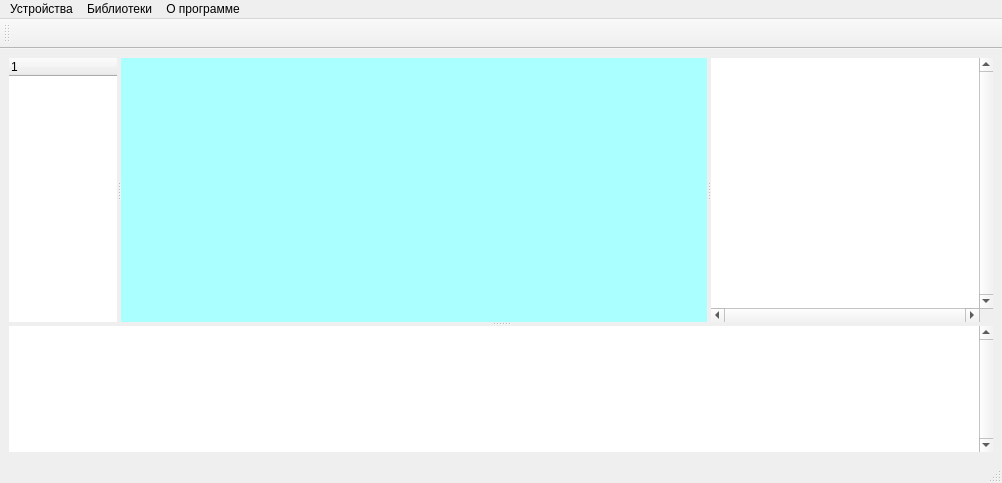
<?xml version="1.0" encoding="UTF-8"?>
<ui version="4.0">
 <class>MainWindow</class>
 <widget class="QMainWindow" name="MainWindow">
  <property name="geometry">
   <rect>
    <x>0</x>
    <y>0</y>
    <width>1002</width>
    <height>483</height>
   </rect>
  </property>
  <property name="windowTitle">
   <string>MainWindow</string>
  </property>
  <widget class="QWidget" name="centralwidget">
   <layout class="QGridLayout" name="gridLayout">
    <item row="1" column="0">
     <widget class="QSplitter" name="splitter_2">
      <property name="orientation">
       <enum>Qt::Vertical</enum>
      </property>
      <widget class="QSplitter" name="splitter">
       <property name="orientation">
        <enum>Qt::Horizontal</enum>
       </property>
       <property name="opaqueResize">
        <bool>false</bool>
       </property>
       <property name="childrenCollapsible">
        <bool>false</bool>
       </property>
       <widget class="QTreeWidget" name="treeWidget">
        <property name="minimumSize">
         <size>
          <width>100</width>
          <height>100</height>
         </size>
        </property>
        <property name="frameShape">
         <enum>QFrame::NoFrame</enum>
        </property>
        <property name="lineWidth">
         <number>0</number>
        </property>
        <property name="sizeAdjustPolicy">
         <enum>QAbstractScrollArea::AdjustToContents</enum>
        </property>
        <property name="textElideMode">
         <enum>Qt::ElideRight</enum>
        </property>
        <attribute name="headerCascadingSectionResizes">
         <bool>true</bool>
        </attribute>
        <column>
         <property name="text">
          <string notr="true">1</string>
         </property>
        </column>
       </widget>
       <widget class="QMdiArea" name="mdiArea">
        <property name="autoFillBackground">
         <bool>false</bool>
        </property>
        <property name="styleSheet">
         <string notr="true"/>
        </property>
        <property name="frameShape">
         <enum>QFrame::NoFrame</enum>
        </property>
        <property name="frameShadow">
         <enum>QFrame::Plain</enum>
        </property>
        <property name="verticalScrollBarPolicy">
         <enum>Qt::ScrollBarAsNeeded</enum>
        </property>
        <property name="horizontalScrollBarPolicy">
         <enum>Qt::ScrollBarAsNeeded</enum>
        </property>
        <property name="background">
         <brush brushstyle="SolidPattern">
          <color alpha="255">
           <red>170</red>
           <green>255</green>
           <blue>255</blue>
          </color>
         </brush>
        </property>
        <property name="viewMode">
         <enum>QMdiArea::SubWindowView</enum>
        </property>
        <property name="documentMode">
         <bool>true</bool>
        </property>
        <property name="tabShape">
         <enum>QTabWidget::Rounded</enum>
        </property>
       </widget>
       <widget class="QListWidget" name="listInfo">
        <property name="frameShape">
         <enum>QFrame::NoFrame</enum>
        </property>
        <property name="verticalScrollBarPolicy">
         <enum>Qt::ScrollBarAlwaysOn</enum>
        </property>
        <property name="horizontalScrollBarPolicy">
         <enum>Qt::ScrollBarAlwaysOn</enum>
        </property>
       </widget>
      </widget>
      <widget class="QTextBrowser" name="textBrowser">
       <property name="frameShape">
        <enum>QFrame::NoFrame</enum>
       </property>
       <property name="frameShadow">
        <enum>QFrame::Plain</enum>
       </property>
       <property name="midLineWidth">
        <number>0</number>
       </property>
       <property name="verticalScrollBarPolicy">
        <enum>Qt::ScrollBarAlwaysOn</enum>
       </property>
       <property name="horizontalScrollBarPolicy">
        <enum>Qt::ScrollBarAsNeeded</enum>
       </property>
      </widget>
     </widget>
    </item>
   </layout>
  </widget>
  <widget class="QMenuBar" name="menubar">
   <property name="geometry">
    <rect>
     <x>0</x>
     <y>0</y>
     <width>1002</width>
     <height>20</height>
    </rect>
   </property>
   <widget class="QMenu" name="libs">
    <property name="mouseTracking">
     <bool>true</bool>
    </property>
    <property name="title">
     <string>Библиотеки</string>
    </property>
    <addaction name="add"/>
    <addaction name="view"/>
   </widget>
   <widget class="QMenu" name="about">
    <property name="title">
     <string>О программе</string>
    </property>
   </widget>
   <widget class="QMenu" name="devices">
    <property name="title">
     <string>Устройства</string>
    </property>
    <addaction name="searh"/>
    <addaction name="saved"/>
   </widget>
   <addaction name="devices"/>
   <addaction name="libs"/>
   <addaction name="about"/>
  </widget>
  <widget class="QStatusBar" name="statusbar"/>
  <widget class="QToolBar" name="toolBar">
   <property name="minimumSize">
    <size>
     <width>30</width>
     <height>30</height>
    </size>
   </property>
   <property name="windowTitle">
    <string>toolBar</string>
   </property>
   <attribute name="toolBarArea">
    <enum>TopToolBarArea</enum>
   </attribute>
   <attribute name="toolBarBreak">
    <bool>false</bool>
   </attribute>
  </widget>
  <action name="add">
   <property name="text">
    <string>Добавить</string>
   </property>
  </action>
  <action name="view">
   <property name="text">
    <string>Посмотреть</string>
   </property>
  </action>
  <action name="searh">
   <property name="text">
    <string>Поиск устройств</string>
   </property>
  </action>
  <action name="saved">
   <property name="text">
    <string>Сохранить</string>
   </property>
  </action>
  <action name="action">
   <property name="text">
    <string>Остановить поиск</string>
   </property>
  </action>
 </widget>
 <resources/>
 <connections/>
</ui>
